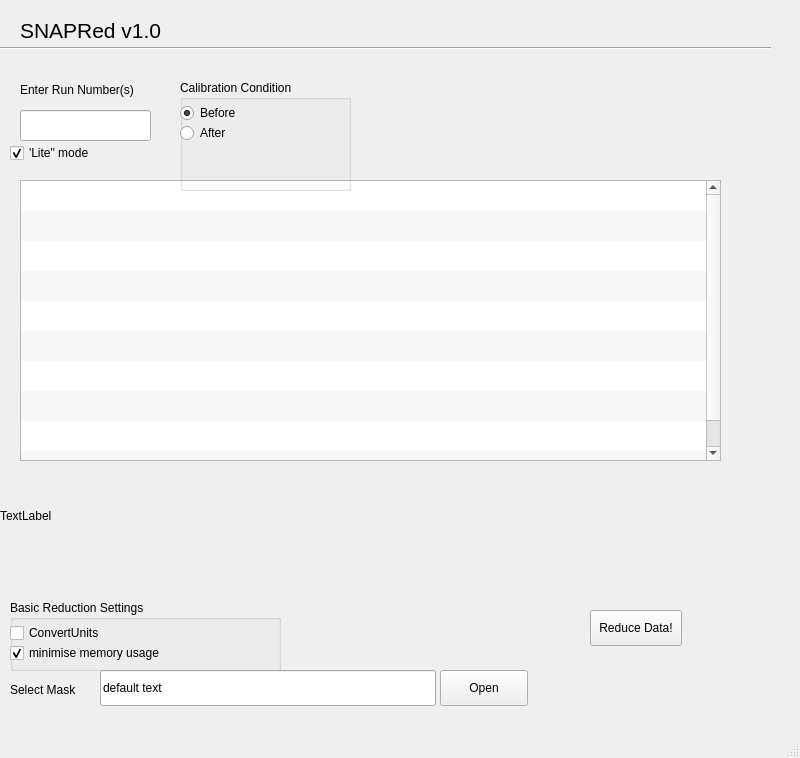
<?xml version="1.0" encoding="UTF-8"?>
<ui version="4.0">
 <class>MainWindow</class>
 <widget class="QMainWindow" name="MainWindow">
  <property name="geometry">
   <rect>
    <x>0</x>
    <y>0</y>
    <width>800</width>
    <height>758</height>
   </rect>
  </property>
  <property name="windowTitle">
   <string>MainWindow</string>
  </property>
  <widget class="QWidget" name="centralwidget">
   <widget class="QPushButton" name="executeReduce">
    <property name="geometry">
     <rect>
      <x>590</x>
      <y>610</y>
      <width>92</width>
      <height>36</height>
     </rect>
    </property>
    <property name="text">
     <string>Reduce Data!</string>
    </property>
   </widget>
   <widget class="QLabel" name="label">
    <property name="geometry">
     <rect>
      <x>20</x>
      <y>80</y>
      <width>151</width>
      <height>20</height>
     </rect>
    </property>
    <property name="text">
     <string>Enter Run Number(s)</string>
    </property>
   </widget>
   <widget class="Line" name="line">
    <property name="geometry">
     <rect>
      <x>0</x>
      <y>40</y>
      <width>771</width>
      <height>16</height>
     </rect>
    </property>
    <property name="orientation">
     <enum>Qt::Horizontal</enum>
    </property>
   </widget>
   <widget class="QLineEdit" name="runInputStr">
    <property name="geometry">
     <rect>
      <x>20</x>
      <y>110</y>
      <width>131</width>
      <height>31</height>
     </rect>
    </property>
   </widget>
   <widget class="QTableWidget" name="stateStatus">
    <property name="geometry">
     <rect>
      <x>20</x>
      <y>180</y>
      <width>701</width>
      <height>281</height>
     </rect>
    </property>
    <property name="alternatingRowColors">
     <bool>true</bool>
    </property>
    <property name="showGrid">
     <bool>false</bool>
    </property>
    <property name="rowCount">
     <number>10</number>
    </property>
    <property name="columnCount">
     <number>2</number>
    </property>
    <attribute name="horizontalHeaderVisible">
     <bool>false</bool>
    </attribute>
    <attribute name="horizontalHeaderCascadingSectionResizes">
     <bool>true</bool>
    </attribute>
    <attribute name="horizontalHeaderMinimumSectionSize">
     <number>50</number>
    </attribute>
    <attribute name="horizontalHeaderStretchLastSection">
     <bool>true</bool>
    </attribute>
    <attribute name="verticalHeaderVisible">
     <bool>false</bool>
    </attribute>
    <row/>
    <row/>
    <row/>
    <row/>
    <row/>
    <row/>
    <row/>
    <row/>
    <row/>
    <row/>
    <column/>
    <column/>
   </widget>
   <widget class="QLabel" name="errMsg">
    <property name="geometry">
     <rect>
      <x>0</x>
      <y>470</y>
      <width>801</width>
      <height>91</height>
     </rect>
    </property>
    <property name="text">
     <string>TextLabel</string>
    </property>
   </widget>
   <widget class="QGroupBox" name="calibCondBox">
    <property name="geometry">
     <rect>
      <x>180</x>
      <y>80</y>
      <width>171</width>
      <height>111</height>
     </rect>
    </property>
    <property name="toolTip">
     <string>&lt;html&gt;&lt;head/&gt;&lt;body&gt;&lt;p&gt;Select if calibration run was measured before or after run to be reduced.&lt;/p&gt;&lt;/body&gt;&lt;/html&gt;</string>
    </property>
    <property name="title">
     <string>Calibration Condition</string>
    </property>
    <property name="checkable">
     <bool>false</bool>
    </property>
    <widget class="QRadioButton" name="calibCondAfter">
     <property name="geometry">
      <rect>
       <x>0</x>
       <y>40</y>
       <width>75</width>
       <height>26</height>
      </rect>
     </property>
     <property name="text">
      <string>After</string>
     </property>
    </widget>
    <widget class="QRadioButton" name="calibCondBefore">
     <property name="geometry">
      <rect>
       <x>0</x>
       <y>20</y>
       <width>75</width>
       <height>26</height>
      </rect>
     </property>
     <property name="text">
      <string>Before</string>
     </property>
     <property name="checked">
      <bool>true</bool>
     </property>
    </widget>
   </widget>
   <widget class="QLabel" name="Title">
    <property name="geometry">
     <rect>
      <x>20</x>
      <y>20</y>
      <width>151</width>
      <height>20</height>
     </rect>
    </property>
    <property name="font">
     <font>
      <pointsize>16</pointsize>
     </font>
    </property>
    <property name="text">
     <string>SNAPRed v1.0</string>
    </property>
   </widget>
   <widget class="QGroupBox" name="redSetBox">
    <property name="geometry">
     <rect>
      <x>10</x>
      <y>600</y>
      <width>271</width>
      <height>71</height>
     </rect>
    </property>
    <property name="title">
     <string>Basic Reduction Settings</string>
    </property>
    <widget class="QCheckBox" name="checkBox_2">
     <property name="geometry">
      <rect>
       <x>0</x>
       <y>20</y>
       <width>161</width>
       <height>26</height>
      </rect>
     </property>
     <property name="toolTip">
      <string>&lt;html&gt;&lt;head/&gt;&lt;body&gt;&lt;p&gt;will supercede calibration and use engineering values&lt;/p&gt;&lt;/body&gt;&lt;/html&gt;</string>
     </property>
     <property name="text">
      <string>ConvertUnits</string>
     </property>
    </widget>
    <widget class="QCheckBox" name="checkBox_3">
     <property name="geometry">
      <rect>
       <x>0</x>
       <y>40</y>
       <width>191</width>
       <height>26</height>
      </rect>
     </property>
     <property name="toolTip">
      <string>&lt;html&gt;&lt;head/&gt;&lt;body&gt;&lt;p&gt;deletes unused mantid workspaces. Keep checked unless troubleshooting.&lt;/p&gt;&lt;/body&gt;&lt;/html&gt;</string>
     </property>
     <property name="text">
      <string>minimise memory usage</string>
     </property>
     <property name="checked">
      <bool>true</bool>
     </property>
    </widget>
   </widget>
   <widget class="QCheckBox" name="liteMode">
    <property name="geometry">
     <rect>
      <x>10</x>
      <y>140</y>
      <width>161</width>
      <height>26</height>
     </rect>
    </property>
    <property name="toolTip">
     <string>&lt;html&gt;&lt;head/&gt;&lt;body&gt;&lt;p&gt;Speeds up reduction by re-labelling events such that native pixels are grouped into 8x8 super pixels&lt;/p&gt;&lt;/body&gt;&lt;/html&gt;</string>
    </property>
    <property name="text">
     <string>'Lite&quot; mode</string>
    </property>
    <property name="checked">
     <bool>true</bool>
    </property>
   </widget>
   <widget class="QPushButton" name="MskOpenFileButton">
    <property name="geometry">
     <rect>
      <x>440</x>
      <y>670</y>
      <width>88</width>
      <height>36</height>
     </rect>
    </property>
    <property name="text">
     <string>Open</string>
    </property>
   </widget>
   <widget class="QLineEdit" name="MskFileName">
    <property name="geometry">
     <rect>
      <x>100</x>
      <y>670</y>
      <width>336</width>
      <height>36</height>
     </rect>
    </property>
    <property name="text">
     <string>default text</string>
    </property>
   </widget>
   <widget class="QLabel" name="MskLabel">
    <property name="geometry">
     <rect>
      <x>10</x>
      <y>680</y>
      <width>81</width>
      <height>20</height>
     </rect>
    </property>
    <property name="text">
     <string>Select Mask</string>
    </property>
   </widget>
  </widget>
  <widget class="QMenuBar" name="menubar">
   <property name="geometry">
    <rect>
     <x>0</x>
     <y>0</y>
     <width>800</width>
     <height>28</height>
    </rect>
   </property>
  </widget>
  <widget class="QStatusBar" name="statusbar"/>
 </widget>
 <resources/>
 <connections/>
</ui>
